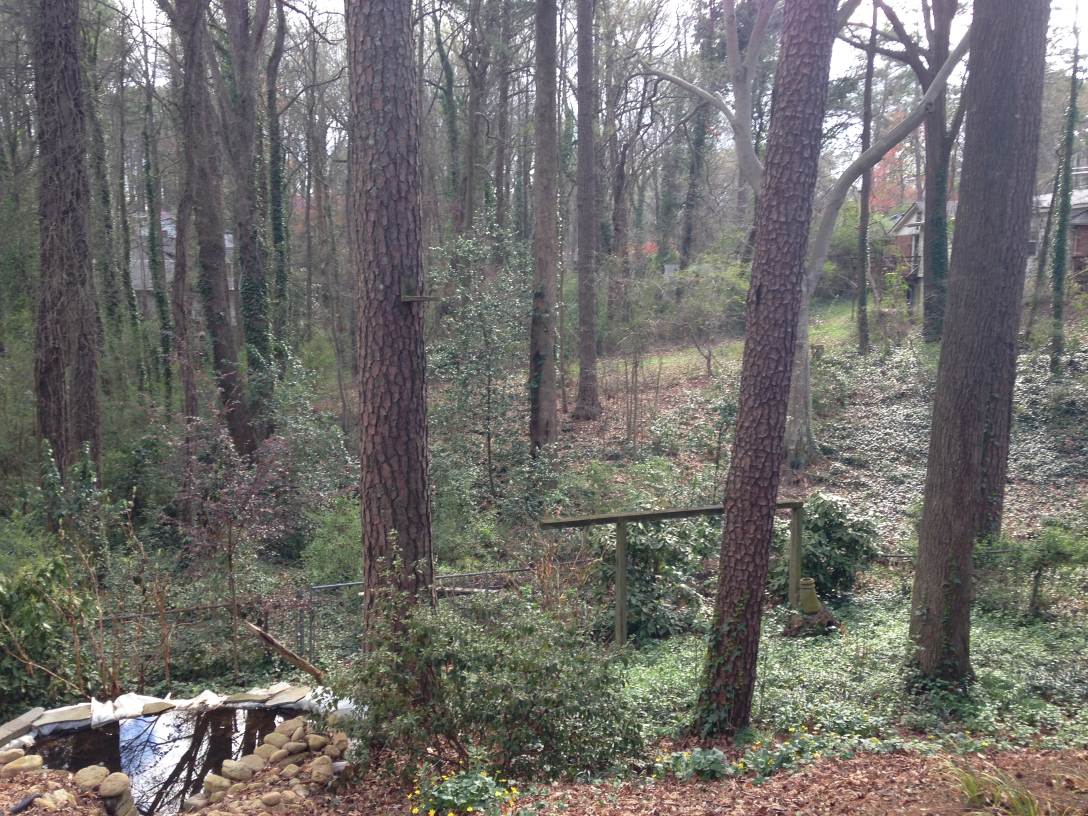
#> input picture CompPhotoPanorama/IMG_0095.JPG, 3264 x 2448 px (shown at 1/3 size)
$ python -i gaussian_pyramid.py   (imports and definitions only)   (older library calls are emulated)
#> lines starting #> are read from the running program, lines starting #| are printed output that depends on the picture
#> further down, picture is the input picture: shape (2448, 3264, 3); mean B, G, R 106, 109.4, 111.5
import numpy as np
import scipy as sp
import scipy.signal
import cv2

def generatingKernel(parameter):
  """

  Args:
    parameter (float): Range of value: [0, 1].

  Returns:
    numpy.ndarray: A 5x5 kernel.

  """
  kernel = np.array([0.25 - parameter / 2.0, 0.25, parameter,
                     0.25, 0.25 - parameter /2.0])
  return np.outer(kernel, kernel)

def reduce(image):
  """

  Args:
    image (numpy.ndarray): a grayscale image of shape (r, c)

  Returns:
    output (numpy.ndarray): an image of shape (ceil(r/2), ceil(c/2))
      For instance, if the input is 5x7, the output will be 3x4.

  """
  # WRITE YOUR CODE HERE.
  row_count = len(image)
#> row_count = 2448
  col_count = len(image[0])
#> col_count = 3264
  kernel = generatingKernel(.4)
  red,green,blue = cv2.split(image)
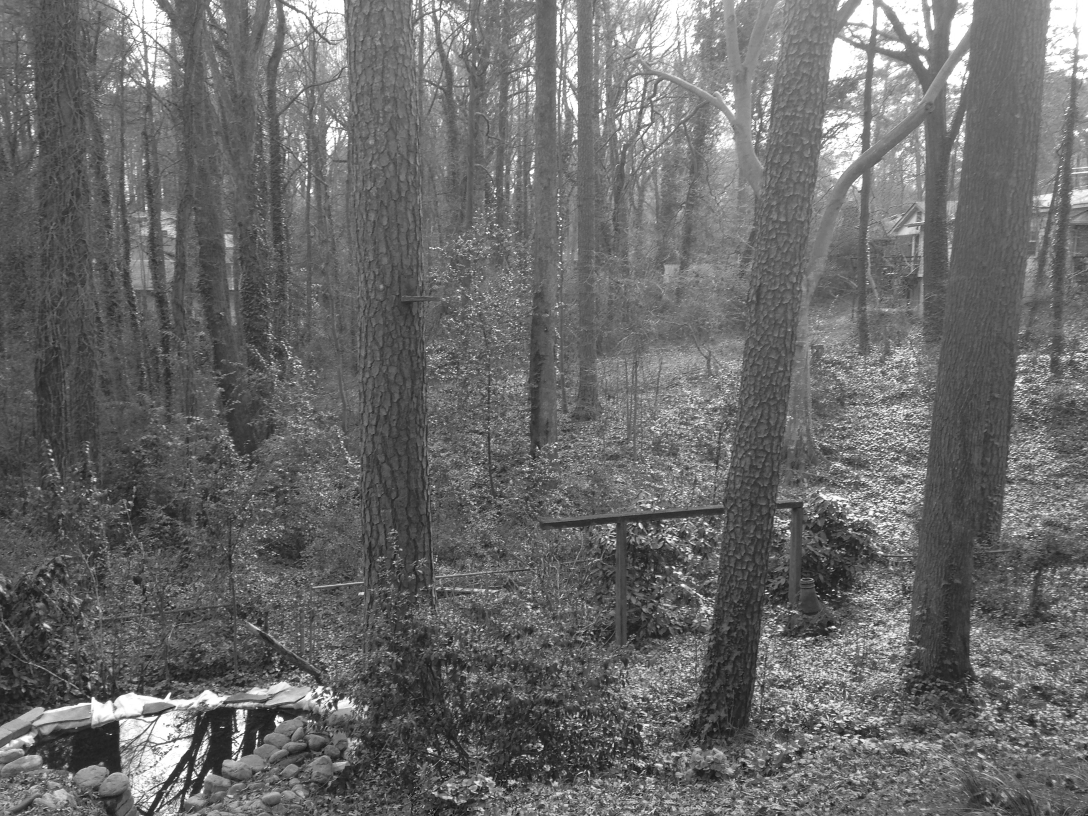
#> red: shape (2448, 3264) (shown at 1/3 size); min 0, max 255, mean 106
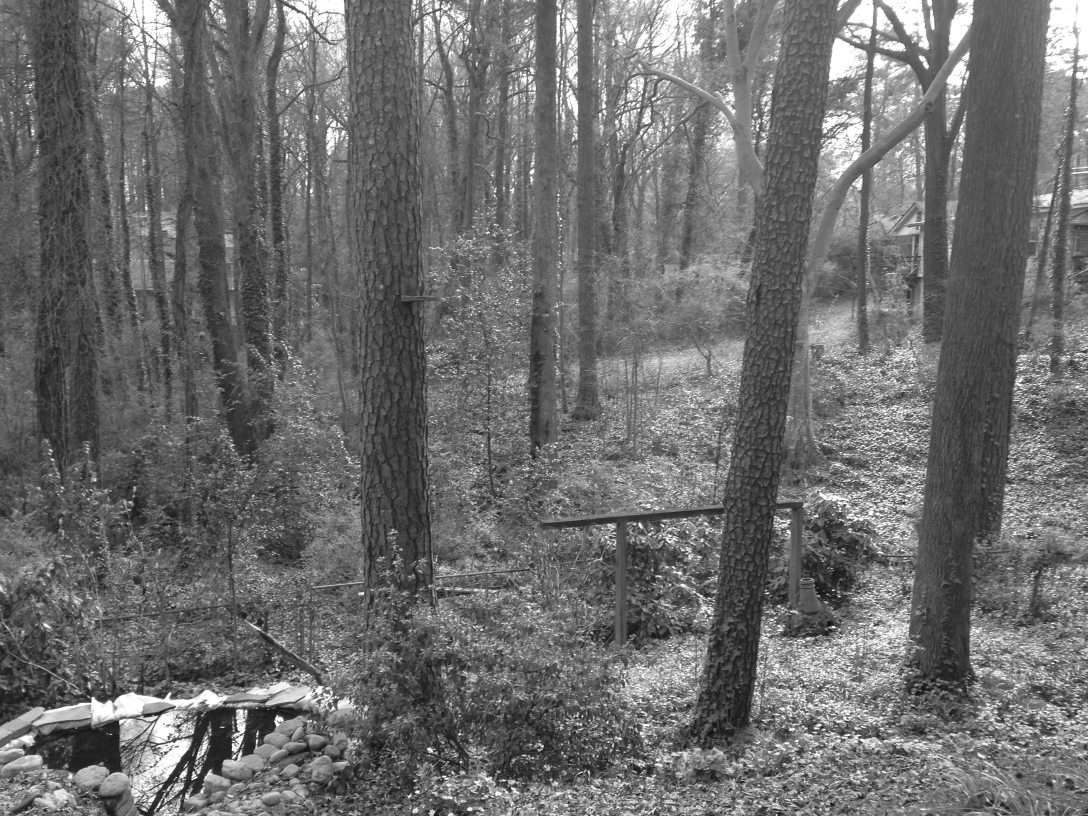
#> green: shape (2448, 3264) (shown at 1/3 size); min 1, max 255, mean 109.4
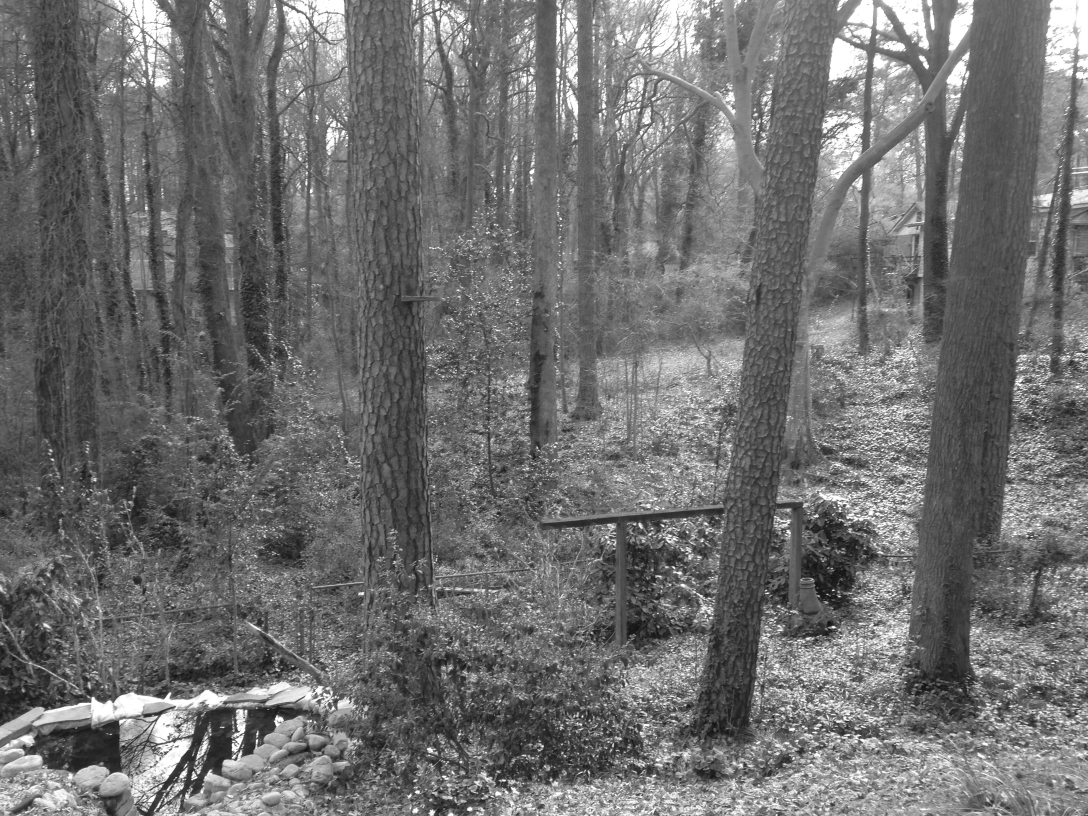
#> blue: shape (2448, 3264) (shown at 1/3 size); min 3, max 255, mean 111.5
  redBlurred = scipy.signal.convolve2d(red, kernel, 'same')
  greenBlurred = scipy.signal.convolve2d(green, kernel, 'same')
  blueBlurred = scipy.signal.convolve2d(blue, kernel, 'same')
#> (the run stopped early here; a loop or call above may not have finished)

$ run again, on CompPhotoPanorama/IMG_0096.JPG
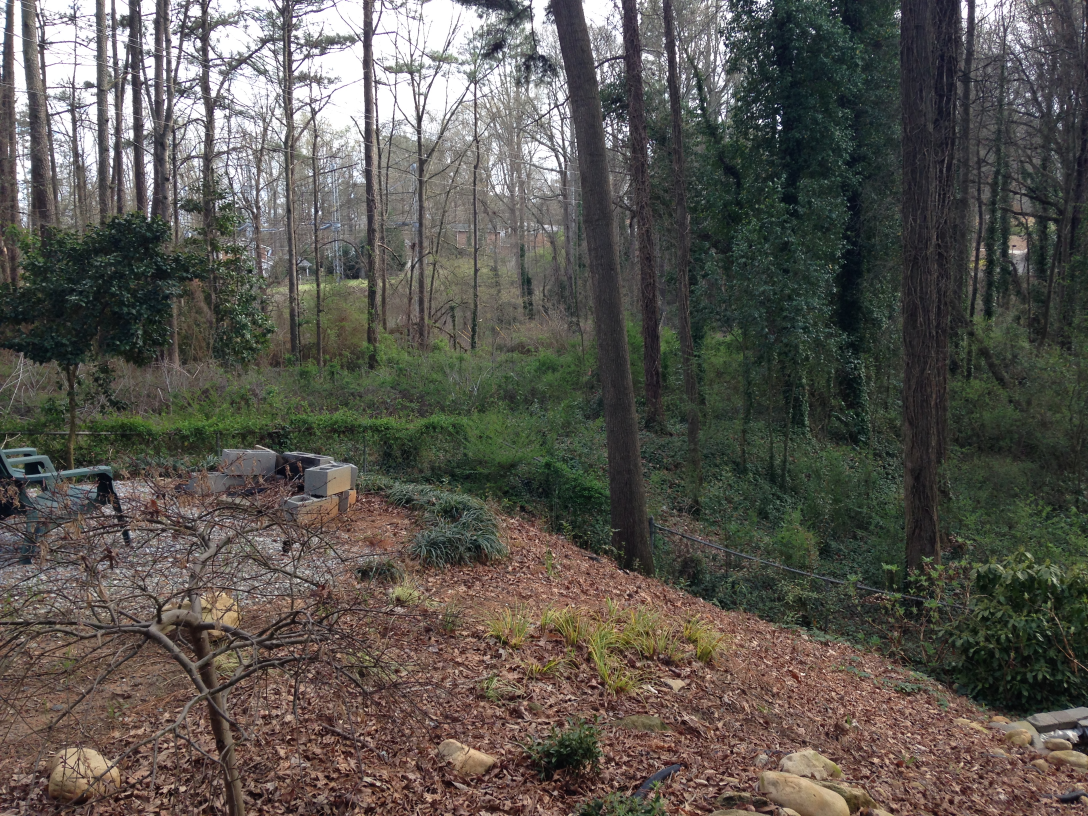
#> input picture CompPhotoPanorama/IMG_0096.JPG, 3264 x 2448 px (shown at 1/3 size)
#> picture is the input picture: shape (2448, 3264, 3); mean B, G, R 79.4, 85.8, 89.4
#> row_count = 2448
#> col_count = 3264
#> in reduce, `red,green,blue = cv2.split(image)`:
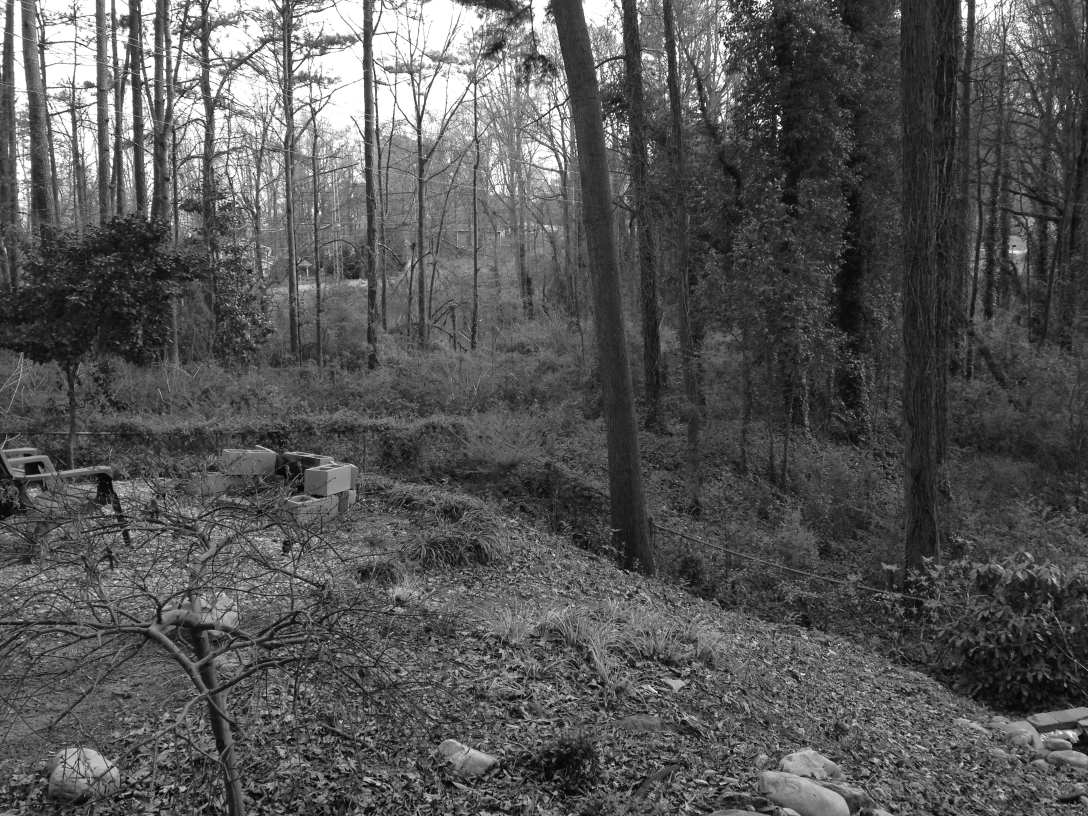
#> green: shape (2448, 3264) (shown at 1/3 size); min 0, max 255, mean 85.8
#> in reduce, `red,green,blue = cv2.split(image)`:
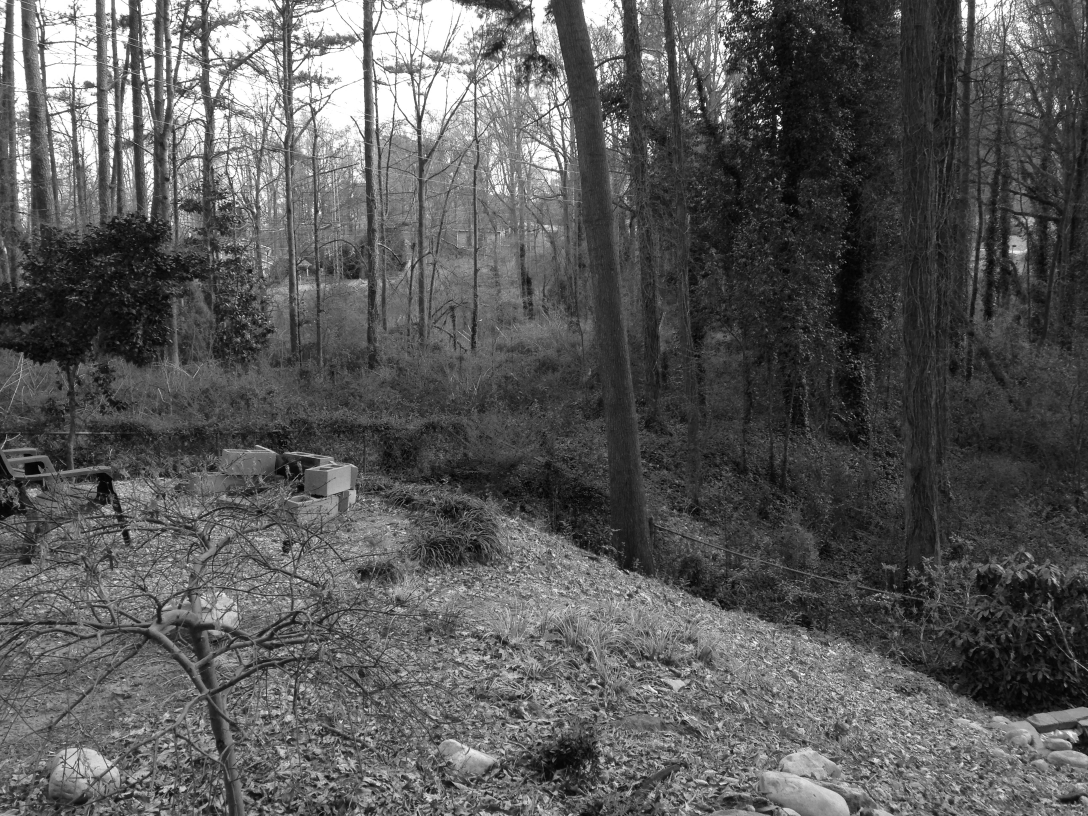
#> blue: shape (2448, 3264) (shown at 1/3 size); min 0, max 255, mean 89.4

$ run again, on CompPhotoPanorama/IMG_0098.JPG
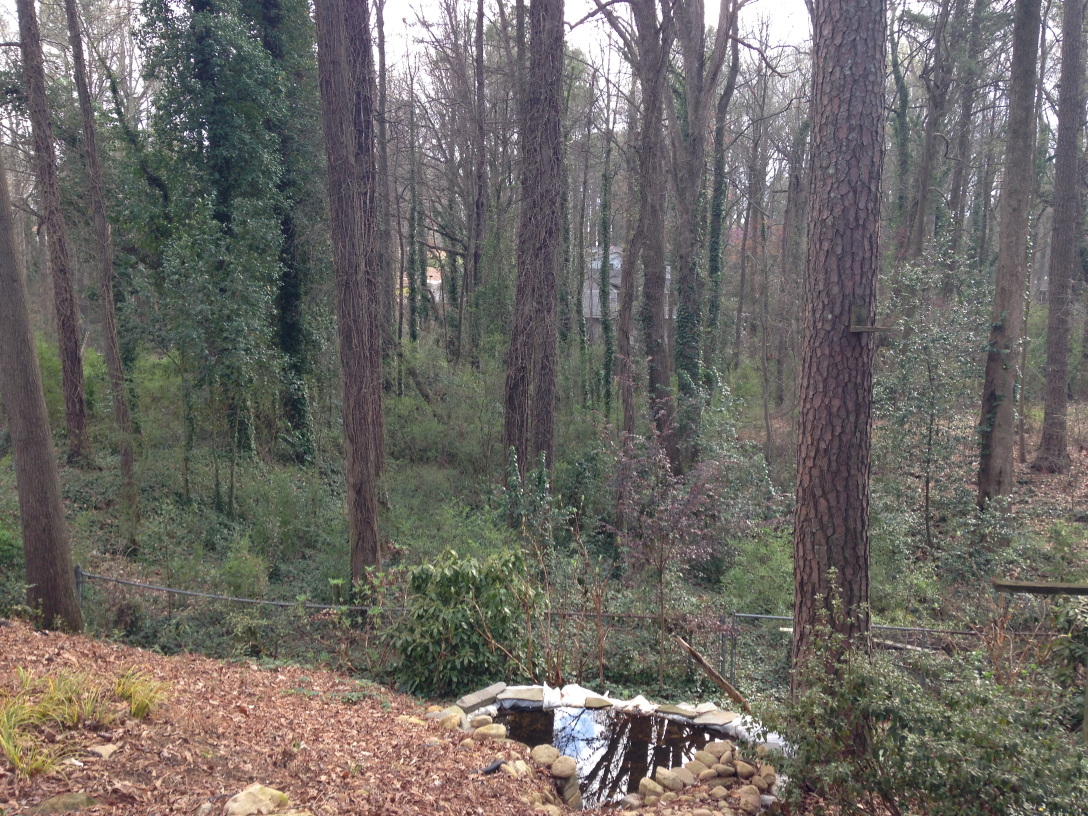
#> input picture CompPhotoPanorama/IMG_0098.JPG, 3264 x 2448 px (shown at 1/3 size)
#> picture is the input picture: shape (2448, 3264, 3); mean B, G, R 100.7, 105.1, 109
#> row_count = 2448
#> col_count = 3264
#> in reduce, `red,green,blue = cv2.split(image)`:
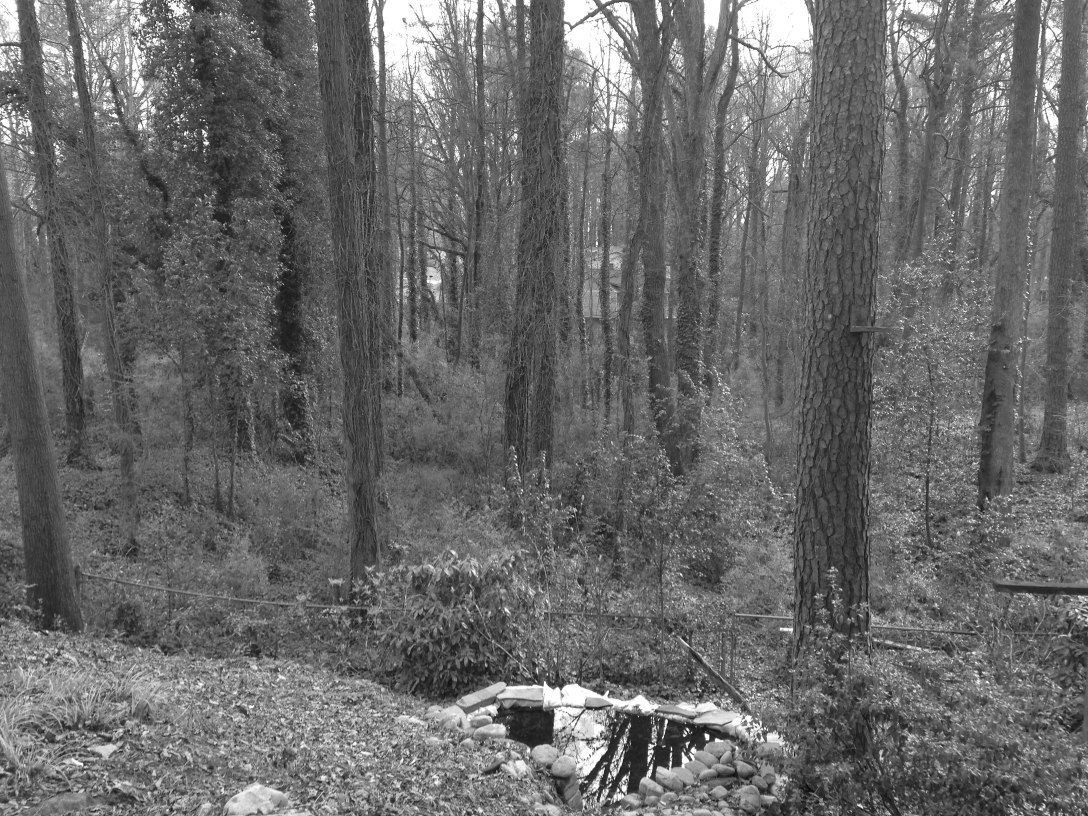
#> green: shape (2448, 3264) (shown at 1/3 size); min 1, max 255, mean 105.1
#> in reduce, `red,green,blue = cv2.split(image)`:
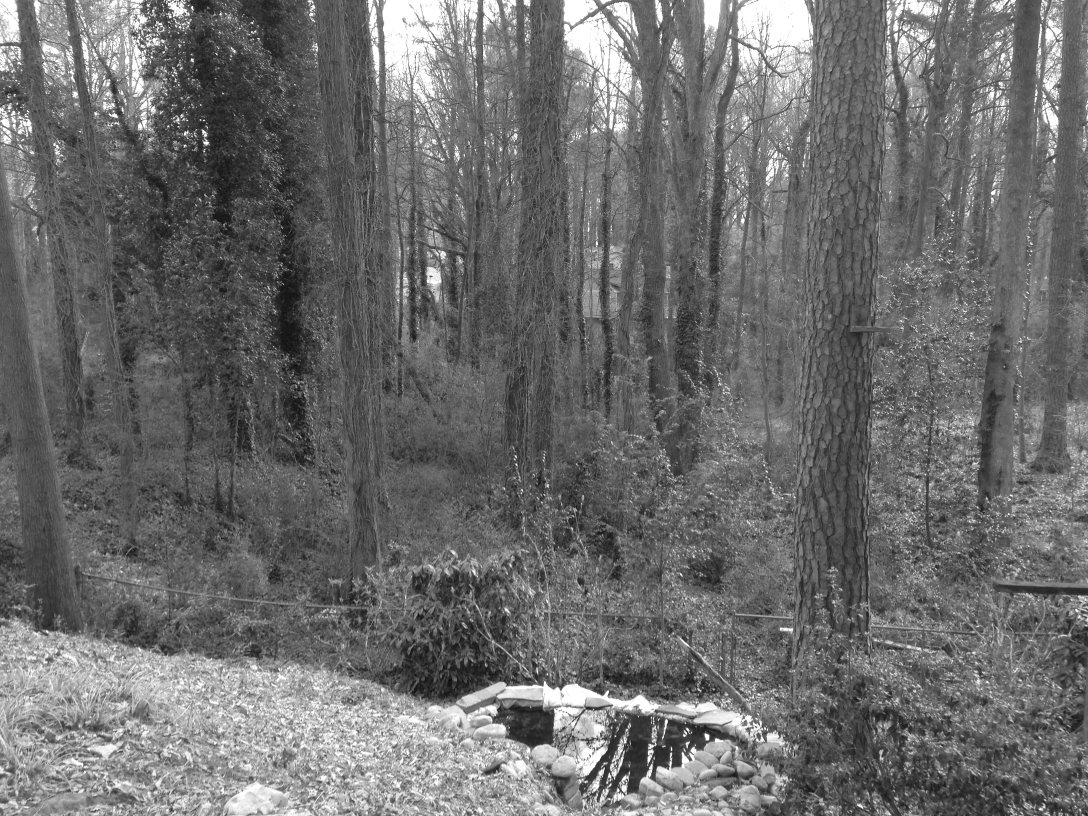
#> blue: shape (2448, 3264) (shown at 1/3 size); min 4, max 255, mean 109
